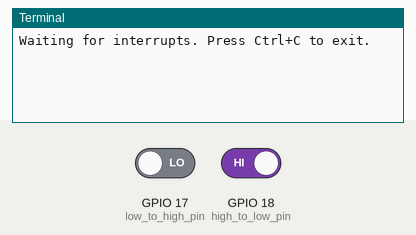
This program was run on a simulated Raspberry Pi (BCM pin numbers). Shown: the last lines printed to the terminal. The inputs (shaded band) are chosen by the test bench; at power-on: GPIO 17 (low_to_high_pin) LOW, GPIO 18 (high_to_low_pin) HIGH.

Above: at 1.2 s.
1.3 s: GPIO 17 (low_to_high_pin) driven HIGH
At 1.7 s:
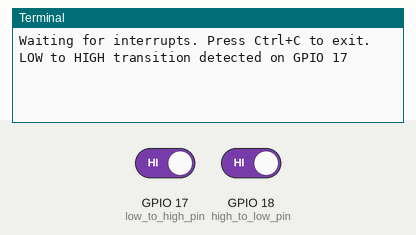
2.8 s: GPIO 18 (high_to_low_pin) driven LOW
At 4.0 s:
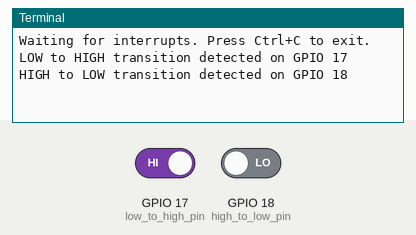

Measured:
- after the input at 1.3 s, the terminal: prints a new line at once (image 1)
- after the input at 2.8 s, the terminal: prints a new line at once (image 2)

The program:

interrupts.py
```python
import RPi.GPIO as GPIO
import time

low_to_high_pin=17
high_to_low_pin=18

GPIO.setmode(GPIO.BCM)

GPIO.setup(low_to_high_pin,GPIO.IN)
GPIO.setup(high_to_low_pin,GPIO.IN)

def low_to_high_callback(channel):
      print("LOW to HIGH transition detected on GPIO",channel)
def high_to_low_callback(channel):
      print("HIGH to LOW transition detected on GPIO",channel)

GPIO.add_event_detect(low_to_high_pin, GPIO.RISING,callback=low_to_high_callback, bouncetime=200)

GPIO.add_event_detect(high_to_low_pin, GPIO.FALLING,callback=high_to_low_callback, bouncetime=200)

try:
  print("Waiting for interrupts. Press Ctrl+C to exit.")
  while True:
       time.sleep(1)
except KeyboardInterrupt:
  GPIO.cleanup()
```
